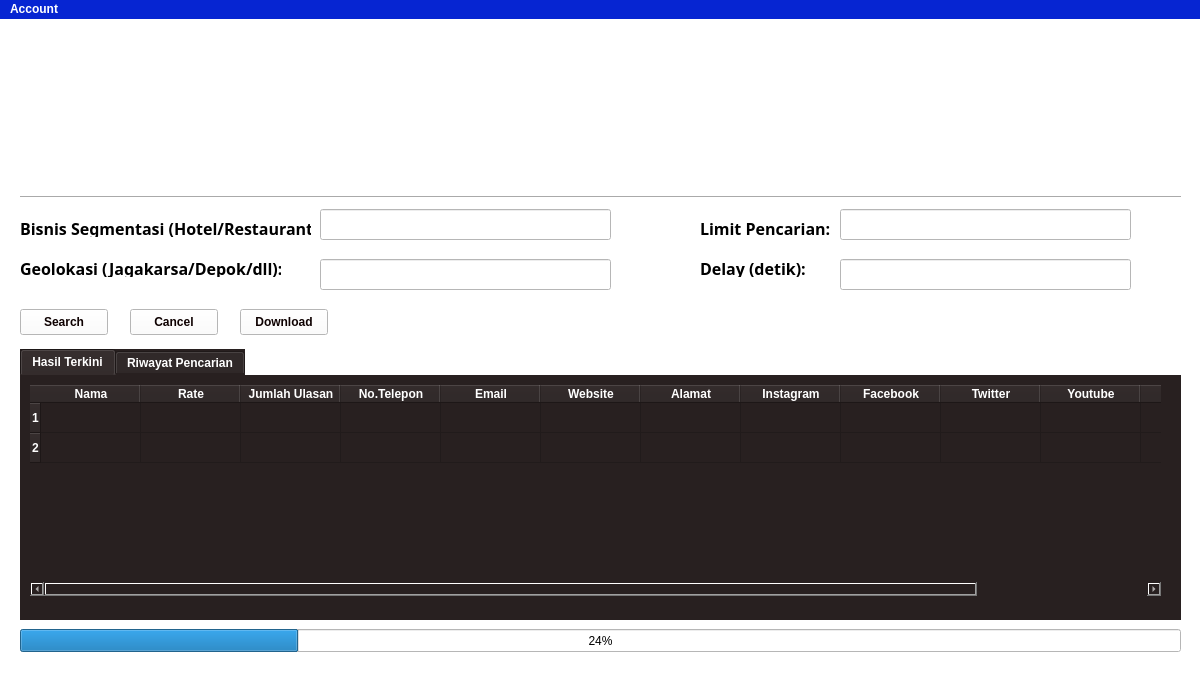
<?xml version="1.0" encoding="UTF-8"?>
<ui version="4.0">
 <class>MainWindow</class>
 <widget class="QMainWindow" name="MainWindow">
  <property name="geometry">
   <rect>
    <x>0</x>
    <y>0</y>
    <width>1200</width>
    <height>691</height>
   </rect>
  </property>
  <property name="windowTitle">
   <string>MainWindow</string>
  </property>
  <property name="styleSheet">
   <string notr="true">background-color:white;</string>
  </property>
  <widget class="QWidget" name="centralwidget">
   <widget class="QFrame" name="frame">
    <property name="geometry">
     <rect>
      <x>20</x>
      <y>20</y>
      <width>1161</width>
      <height>141</height>
     </rect>
    </property>
    <property name="frameShape">
     <enum>QFrame::NoFrame</enum>
    </property>
    <property name="frameShadow">
     <enum>QFrame::Raised</enum>
    </property>
    <widget class="QLabel" name="logoGoRemote">
     <property name="geometry">
      <rect>
       <x>350</x>
       <y>0</y>
       <width>521</width>
       <height>131</height>
      </rect>
     </property>
     <property name="text">
      <string/>
     </property>
     <property name="pixmap">
      <pixmap>images/goremote.png</pixmap>
     </property>
     <property name="alignment">
      <set>Qt::AlignCenter</set>
     </property>
    </widget>
   </widget>
   <widget class="Line" name="line">
    <property name="geometry">
     <rect>
      <x>20</x>
      <y>170</y>
      <width>1161</width>
      <height>16</height>
     </rect>
    </property>
    <property name="orientation">
     <enum>Qt::Horizontal</enum>
    </property>
   </widget>
   <widget class="QLabel" name="label">
    <property name="geometry">
     <rect>
      <x>20</x>
      <y>200</y>
      <width>291</width>
      <height>18</height>
     </rect>
    </property>
    <property name="font">
     <font>
      <family>Ubuntu Sans</family>
      <pointsize>12</pointsize>
      <bold>true</bold>
     </font>
    </property>
    <property name="styleSheet">
     <string notr="true">color:black;
font-weight:bold;</string>
    </property>
    <property name="text">
     <string>Bisnis Segmentasi (Hotel/Restaurant):</string>
    </property>
   </widget>
   <widget class="QLineEdit" name="inputBisnisSegmentasi">
    <property name="geometry">
     <rect>
      <x>320</x>
      <y>190</y>
      <width>291</width>
      <height>31</height>
     </rect>
    </property>
    <property name="styleSheet">
     <string notr="true">color:black;</string>
    </property>
   </widget>
   <widget class="QLabel" name="label_2">
    <property name="geometry">
     <rect>
      <x>20</x>
      <y>240</y>
      <width>261</width>
      <height>18</height>
     </rect>
    </property>
    <property name="font">
     <font>
      <family>Ubuntu Sans</family>
      <pointsize>12</pointsize>
      <bold>true</bold>
     </font>
    </property>
    <property name="styleSheet">
     <string notr="true">color:black;
font-weight:bold;</string>
    </property>
    <property name="text">
     <string>Geolokasi (Jagakarsa/Depok/dll):</string>
    </property>
   </widget>
   <widget class="QLineEdit" name="inputLimit">
    <property name="geometry">
     <rect>
      <x>840</x>
      <y>190</y>
      <width>291</width>
      <height>31</height>
     </rect>
    </property>
    <property name="styleSheet">
     <string notr="true">color:black;</string>
    </property>
   </widget>
   <widget class="QLabel" name="label_3">
    <property name="geometry">
     <rect>
      <x>700</x>
      <y>200</y>
      <width>131</width>
      <height>18</height>
     </rect>
    </property>
    <property name="font">
     <font>
      <family>Ubuntu Sans</family>
      <pointsize>12</pointsize>
      <bold>true</bold>
     </font>
    </property>
    <property name="styleSheet">
     <string notr="true">color:black;
font-weight:bold;</string>
    </property>
    <property name="text">
     <string>Limit Pencarian:</string>
    </property>
   </widget>
   <widget class="QLabel" name="label_4">
    <property name="geometry">
     <rect>
      <x>700</x>
      <y>240</y>
      <width>121</width>
      <height>18</height>
     </rect>
    </property>
    <property name="font">
     <font>
      <family>Ubuntu Sans</family>
      <pointsize>12</pointsize>
      <bold>true</bold>
     </font>
    </property>
    <property name="styleSheet">
     <string notr="true">color:black;
font-weight:bold;</string>
    </property>
    <property name="text">
     <string>Delay (detik):</string>
    </property>
   </widget>
   <widget class="QLineEdit" name="inputGeolokasi">
    <property name="geometry">
     <rect>
      <x>320</x>
      <y>240</y>
      <width>291</width>
      <height>31</height>
     </rect>
    </property>
    <property name="styleSheet">
     <string notr="true">color:black;</string>
    </property>
   </widget>
   <widget class="QLineEdit" name="inputDelay">
    <property name="geometry">
     <rect>
      <x>840</x>
      <y>240</y>
      <width>291</width>
      <height>31</height>
     </rect>
    </property>
    <property name="styleSheet">
     <string notr="true">color:black;</string>
    </property>
   </widget>
   <widget class="QPushButton" name="btnSearch">
    <property name="geometry">
     <rect>
      <x>20</x>
      <y>290</y>
      <width>88</width>
      <height>26</height>
     </rect>
    </property>
    <property name="styleSheet">
     <string notr="true">color:black;
color: rgb(14, 1, 1);
font-weight:bold;</string>
    </property>
    <property name="text">
     <string>Search</string>
    </property>
   </widget>
   <widget class="QPushButton" name="btnCancel">
    <property name="geometry">
     <rect>
      <x>130</x>
      <y>290</y>
      <width>88</width>
      <height>26</height>
     </rect>
    </property>
    <property name="styleSheet">
     <string notr="true">color:black;
color: rgb(14, 1, 1);
font-weight:bold;</string>
    </property>
    <property name="text">
     <string>Cancel</string>
    </property>
   </widget>
   <widget class="QPushButton" name="btnDownload">
    <property name="geometry">
     <rect>
      <x>240</x>
      <y>290</y>
      <width>88</width>
      <height>26</height>
     </rect>
    </property>
    <property name="styleSheet">
     <string notr="true">color:black;
color: rgb(14, 1, 1);
font-weight:bold;</string>
    </property>
    <property name="text">
     <string>Download</string>
    </property>
   </widget>
   <widget class="QTabWidget" name="tabWidget">
    <property name="geometry">
     <rect>
      <x>20</x>
      <y>330</y>
      <width>1161</width>
      <height>271</height>
     </rect>
    </property>
    <property name="styleSheet">
     <string notr="true">font-weight:bold;
color:white;
border-color: rgb(255, 255, 255);
background-color: rgb(40, 32, 32)</string>
    </property>
    <property name="currentIndex">
     <number>0</number>
    </property>
    <widget class="QWidget" name="tab">
     <attribute name="title">
      <string>Hasil Terkini</string>
     </attribute>
     <widget class="QTableWidget" name="tableTerkini">
      <property name="geometry">
       <rect>
        <x>10</x>
        <y>10</y>
        <width>1131</width>
        <height>211</height>
       </rect>
      </property>
      <property name="styleSheet">
       <string notr="true">border: solid 1px rgb(255, 255, 255);
</string>
      </property>
      <property name="frameShape">
       <enum>QFrame::Panel</enum>
      </property>
      <row/>
      <row/>
      <column>
       <property name="text">
        <string>Nama</string>
       </property>
      </column>
      <column>
       <property name="text">
        <string>Rate</string>
       </property>
      </column>
      <column>
       <property name="text">
        <string>Jumlah Ulasan</string>
       </property>
      </column>
      <column>
       <property name="text">
        <string>No.Telepon</string>
       </property>
      </column>
      <column>
       <property name="text">
        <string>Email</string>
       </property>
      </column>
      <column>
       <property name="text">
        <string>Website</string>
       </property>
      </column>
      <column>
       <property name="text">
        <string>Alamat</string>
       </property>
      </column>
      <column>
       <property name="text">
        <string>Instagram</string>
       </property>
      </column>
      <column>
       <property name="text">
        <string>Facebook</string>
       </property>
      </column>
      <column>
       <property name="text">
        <string>Twitter</string>
       </property>
      </column>
      <column>
       <property name="text">
        <string>Youtube</string>
       </property>
      </column>
      <column>
       <property name="text">
        <string>Tiktok</string>
       </property>
      </column>
      <column>
       <property name="text">
        <string>Link Gmaps</string>
       </property>
      </column>
      <item row="0" column="0">
       <property name="text">
        <string/>
       </property>
      </item>
      <item row="0" column="1">
       <property name="text">
        <string/>
       </property>
      </item>
      <item row="1" column="0">
       <property name="text">
        <string/>
       </property>
      </item>
     </widget>
    </widget>
    <widget class="QWidget" name="tab_2">
     <attribute name="title">
      <string>Riwayat Pencarian</string>
     </attribute>
     <widget class="QTableWidget" name="tableRiwayatPencarian">
      <property name="geometry">
       <rect>
        <x>10</x>
        <y>10</y>
        <width>1131</width>
        <height>211</height>
       </rect>
      </property>
      <property name="styleSheet">
       <string notr="true">border: solid 1px rgb(255, 255, 255);
</string>
      </property>
      <property name="frameShape">
       <enum>QFrame::Panel</enum>
      </property>
      <row/>
      <row/>
      <column>
       <property name="text">
        <string>ID</string>
       </property>
      </column>
      <column>
       <property name="text">
        <string>Bisnis Segmentasi</string>
       </property>
      </column>
      <column>
       <property name="text">
        <string>Geolokasi</string>
       </property>
      </column>
      <column>
       <property name="text">
        <string>Jumlah Pencarian</string>
       </property>
      </column>
      <column>
       <property name="text">
        <string>Hasil didapat</string>
       </property>
      </column>
      <column>
       <property name="text">
        <string>Delay Pencarian</string>
       </property>
      </column>
      <column>
       <property name="text">
        <string>Tanggal Pencarian</string>
       </property>
      </column>
     </widget>
    </widget>
   </widget>
   <widget class="QProgressBar" name="progressBar">
    <property name="geometry">
     <rect>
      <x>20</x>
      <y>610</y>
      <width>1161</width>
      <height>23</height>
     </rect>
    </property>
    <property name="value">
     <number>24</number>
    </property>
   </widget>
  </widget>
  <widget class="QMenuBar" name="menubar">
   <property name="geometry">
    <rect>
     <x>0</x>
     <y>0</y>
     <width>1200</width>
     <height>23</height>
    </rect>
   </property>
   <property name="styleSheet">
    <string notr="true">color:white;
font-weight:bold;
background-color: rgb(6, 37, 210);</string>
   </property>
   <widget class="QMenu" name="menuAccount">
    <property name="title">
     <string>Account</string>
    </property>
    <addaction name="actionLogin"/>
    <addaction name="actionLogout"/>
   </widget>
   <addaction name="menuAccount"/>
  </widget>
  <widget class="QStatusBar" name="statusbar"/>
  <action name="actionLogin">
   <property name="text">
    <string>Login</string>
   </property>
  </action>
  <action name="actionLogout">
   <property name="text">
    <string>Logout</string>
   </property>
  </action>
 </widget>
 <resources/>
 <connections/>
</ui>
